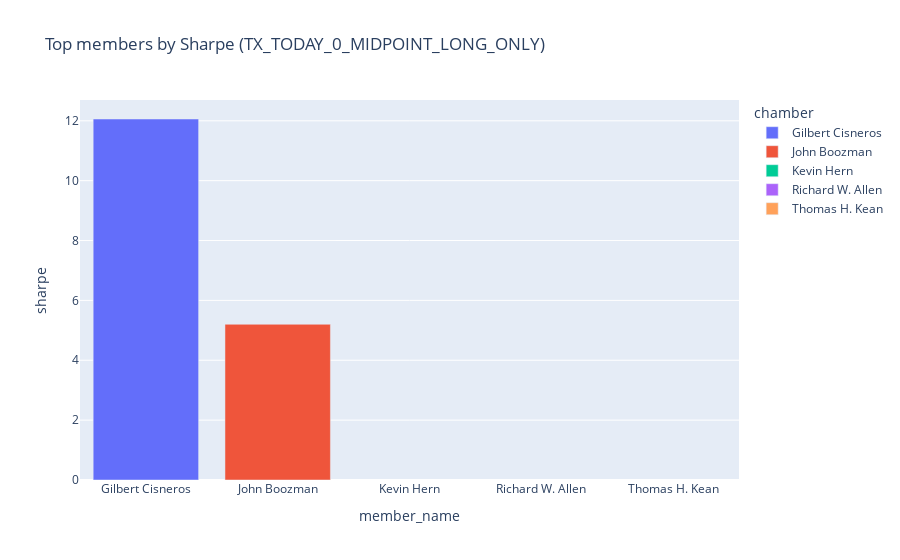

Here is the notebook cell this chart was saved with:
### Code cell
# --- Example workflow: run a few strategies and visualise rankings ---

# 1) Load full backtest window of FMP trades (from cache or API)
trades_all = load_or_fetch_congress_trades(BACKTEST_START, BACKTEST_END, chamber_filter=None)
print('All trades shape:', trades_all.shape)
trades_all.head()

# 2) Download prices for all tickers in this universe
if 'ticker' in trades_all.columns:
    all_tickers = trades_all['ticker'].dropna().astype(str).unique().tolist()
else:
    all_tickers = []

prices_all = download_price_history(all_tickers, BACKTEST_START, BACKTEST_END)
print('Prices DF shape:', prices_all.shape)

# 3) Configure strategies: TX vs FILING; MIDPOINT-sized; long-only; mark-to-market today
configs = [
    StrategyConfig('TX', 'TODAY', None, 'MIDPOINT', 'LONG_ONLY'),
    StrategyConfig('FILING', 'TODAY', None, 'MIDPOINT', 'LONG_ONLY'),
    # Example N_DAYS horizon: 20 trading days (approx)
    StrategyConfig('TX', 'N_DAYS', 20, 'MIDPOINT', 'LONG_ONLY'),
    StrategyConfig('FILING', 'N_DAYS', 20, 'MIDPOINT', 'LONG_ONLY'),
]

all_trades_pnl = run_strategies(trades_all, prices_all, configs)
print('All trades with PnL shape:', all_trades_pnl.shape)
all_trades_pnl.head()

# 4) Aggregate per member & strategy
summary = summarize_member_strategy(all_trades_pnl)
print('Summary shape:', summary.shape)
summary.head()

# 5) Visualise: top 20 members by Sharpe for a chosen strategy
strategy_to_plot = configs[0].key()  # e.g. TX entry, mark-to-market today
plot_df = (
    summary[summary['strategy_key'] == strategy_to_plot]
      .sort_values('sharpe', ascending=False)
      .head(20)
)

fig = px.bar(
    plot_df,
    x='member_name',
    y='sharpe',
    color='chamber' if 'chamber' in plot_df.columns else None,
    title=f'Top members by Sharpe ({strategy_to_plot})',
)
print(plot_df)
fig.show()

### Figure 1 — Plotly figure (JSON) as saved in the notebook; plotly's stock layout.template omitted (floating-point values rounded to 4 significant figures)
{"data": [{"hovertemplate": "chamber=Gilbert Cisneros<br>member_name=%{x}<br>sharpe=%{y}<extra></extra>", "legendgroup": "Gilbert Cisneros", "marker": {"color": "#636efa", "pattern": {"shape": ""}}, "name": "Gilbert Cisneros", "orientation": "v", "showlegend": true, "textposition": "auto", "type": "bar", "x": ["Gilbert Cisneros"], "xaxis": "x", "y": [12.06], "yaxis": "y"}, {"hovertemplate": "chamber=John Boozman<br>member_name=%{x}<br>sharpe=%{y}<extra></extra>", "legendgroup": "John Boozman", "marker": {"color": "#EF553B", "pattern": {"shape": ""}}, "name": "John Boozman", "orientation": "v", "showlegend": true, "textposition": "auto", "type": "bar", "x": ["John Boozman"], "xaxis": "x", "y": [5.202], "yaxis": "y"}, {"hovertemplate": "chamber=Kevin Hern<br>member_name=%{x}<br>sharpe=%{y}<extra></extra>", "legendgroup": "Kevin Hern", "marker": {"color": "#00cc96", "pattern": {"shape": ""}}, "name": "Kevin Hern", "orientation": "v", "showlegend": true, "textposition": "auto", "type": "bar", "x": ["Kevin Hern"], "xaxis": "x", "y": [NaN], "yaxis": "y"}, {"hovertemplate": "chamber=Richard W. Allen<br>member_name=%{x}<br>sharpe=%{y}<extra></extra>", "legendgroup": "Richard W. Allen", "marker": {"color": "#ab63fa", "pattern": {"shape": ""}}, "name": "Richard W. Allen", "orientation": "v", "showlegend": true, "textposition": "auto", "type": "bar", "x": ["Richard W. Allen"], "xaxis": "x", "y": [NaN], "yaxis": "y"}, {"hovertemplate": "chamber=Thomas H. Kean<br>member_name=%{x}<br>sharpe=%{y}<extra></extra>", "legendgroup": "Thomas H. Kean", "marker": {"color": "#FFA15A", "pattern": {"shape": ""}}, "name": "Thomas H. Kean", "orientation": "v", "showlegend": true, "textposition": "auto", "type": "bar", "x": ["Thomas H. Kean"], "xaxis": "x", "y": [NaN], "yaxis": "y"}], "layout": {"barmode": "relative", "legend": {"title": {"text": "chamber"}, "tracegroupgap": 0}, "title": {"text": "Top members by Sharpe (TX_TODAY_0_MIDPOINT_LONG_ONLY)"}, "xaxis": {"anchor": "y", "domain": [0, 1], "title": {"text": "member_name"}}, "yaxis": {"anchor": "x", "domain": [0, 1], "title": {"text": "sharpe"}}}}
